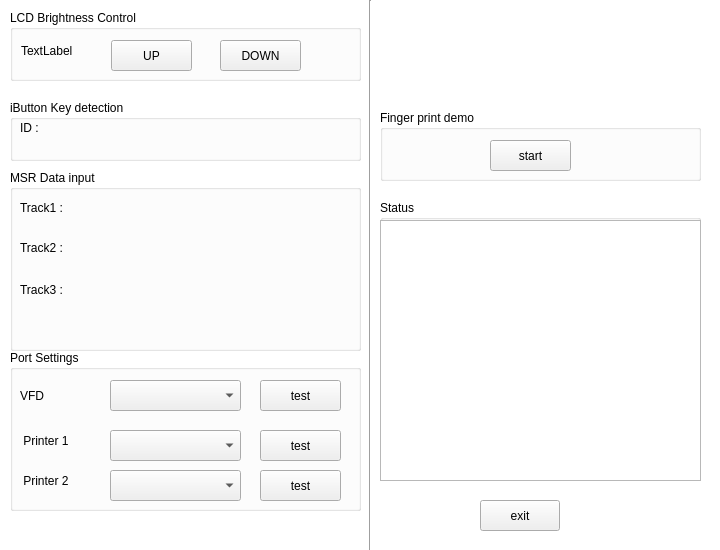
<?xml version="1.0" encoding="UTF-8"?>
<ui version="4.0">
 <class>AdminDialog</class>
 <widget class="QDialog" name="AdminDialog">
  <property name="geometry">
   <rect>
    <x>0</x>
    <y>0</y>
    <width>720</width>
    <height>550</height>
   </rect>
  </property>
  <property name="minimumSize">
   <size>
    <width>720</width>
    <height>550</height>
   </size>
  </property>
  <property name="maximumSize">
   <size>
    <width>720</width>
    <height>550</height>
   </size>
  </property>
  <property name="windowTitle">
   <string>Admin Page</string>
  </property>
  <property name="styleSheet">
   <string notr="true">QDialog{
	background-color: rgb(255, 255, 255);
}</string>
  </property>
  <widget class="QGroupBox" name="groupBox">
   <property name="geometry">
    <rect>
     <x>10</x>
     <y>10</y>
     <width>351</width>
     <height>71</height>
    </rect>
   </property>
   <property name="styleSheet">
    <string notr="true"/>
   </property>
   <property name="title">
    <string>LCD Brightness Control</string>
   </property>
   <property name="flat">
    <bool>true</bool>
   </property>
   <widget class="QPushButton" name="pushButton_3">
    <property name="geometry">
     <rect>
      <x>210</x>
      <y>30</y>
      <width>81</width>
      <height>31</height>
     </rect>
    </property>
    <property name="text">
     <string>DOWN</string>
    </property>
    <property name="autoDefault">
     <bool>false</bool>
    </property>
   </widget>
   <widget class="QPushButton" name="pushButton_2">
    <property name="geometry">
     <rect>
      <x>101</x>
      <y>30</y>
      <width>81</width>
      <height>31</height>
     </rect>
    </property>
    <property name="text">
     <string>UP</string>
    </property>
    <property name="autoDefault">
     <bool>false</bool>
    </property>
   </widget>
   <widget class="QLabel" name="label_3">
    <property name="geometry">
     <rect>
      <x>11</x>
      <y>30</y>
      <width>71</width>
      <height>21</height>
     </rect>
    </property>
    <property name="text">
     <string>TextLabel</string>
    </property>
   </widget>
  </widget>
  <widget class="QGroupBox" name="groupBox_2">
   <property name="geometry">
    <rect>
     <x>10</x>
     <y>170</y>
     <width>351</width>
     <height>181</height>
    </rect>
   </property>
   <property name="title">
    <string>MSR Data input</string>
   </property>
   <property name="flat">
    <bool>true</bool>
   </property>
   <widget class="QLabel" name="label_msr1">
    <property name="geometry">
     <rect>
      <x>10</x>
      <y>50</y>
      <width>331</width>
      <height>16</height>
     </rect>
    </property>
    <property name="text">
     <string/>
    </property>
   </widget>
   <widget class="QLabel" name="label_msr2">
    <property name="geometry">
     <rect>
      <x>10</x>
      <y>90</y>
      <width>331</width>
      <height>20</height>
     </rect>
    </property>
    <property name="text">
     <string/>
    </property>
   </widget>
   <widget class="QLabel" name="label_msr3">
    <property name="geometry">
     <rect>
      <x>10</x>
      <y>130</y>
      <width>331</width>
      <height>20</height>
     </rect>
    </property>
    <property name="text">
     <string/>
    </property>
   </widget>
   <widget class="QLabel" name="label_msr1_2">
    <property name="geometry">
     <rect>
      <x>10</x>
      <y>30</y>
      <width>331</width>
      <height>16</height>
     </rect>
    </property>
    <property name="text">
     <string>Track1 :</string>
    </property>
   </widget>
   <widget class="QLabel" name="label_msr1_3">
    <property name="geometry">
     <rect>
      <x>10</x>
      <y>70</y>
      <width>331</width>
      <height>16</height>
     </rect>
    </property>
    <property name="text">
     <string>Track2 :</string>
    </property>
   </widget>
   <widget class="QLabel" name="label_msr3_2">
    <property name="geometry">
     <rect>
      <x>10</x>
      <y>110</y>
      <width>331</width>
      <height>20</height>
     </rect>
    </property>
    <property name="text">
     <string>Track3 :</string>
    </property>
   </widget>
  </widget>
  <widget class="QGroupBox" name="groupBox_3">
   <property name="geometry">
    <rect>
     <x>10</x>
     <y>350</y>
     <width>351</width>
     <height>161</height>
    </rect>
   </property>
   <property name="title">
    <string>Port Settings</string>
   </property>
   <property name="flat">
    <bool>true</bool>
   </property>
   <widget class="QComboBox" name="comboBox_printer">
    <property name="geometry">
     <rect>
      <x>100</x>
      <y>80</y>
      <width>131</width>
      <height>31</height>
     </rect>
    </property>
   </widget>
   <widget class="QLabel" name="label_4">
    <property name="geometry">
     <rect>
      <x>10</x>
      <y>30</y>
      <width>41</width>
      <height>31</height>
     </rect>
    </property>
    <property name="text">
     <string>VFD</string>
    </property>
   </widget>
   <widget class="QLabel" name="label_5">
    <property name="geometry">
     <rect>
      <x>10</x>
      <y>70</y>
      <width>81</width>
      <height>41</height>
     </rect>
    </property>
    <property name="text">
     <string> Printer 1</string>
    </property>
   </widget>
   <widget class="QComboBox" name="comboBox_vfd">
    <property name="geometry">
     <rect>
      <x>100</x>
      <y>30</y>
      <width>131</width>
      <height>31</height>
     </rect>
    </property>
   </widget>
   <widget class="QPushButton" name="pushButton_vfd_test">
    <property name="geometry">
     <rect>
      <x>250</x>
      <y>30</y>
      <width>81</width>
      <height>31</height>
     </rect>
    </property>
    <property name="text">
     <string>test</string>
    </property>
    <property name="autoDefault">
     <bool>false</bool>
    </property>
   </widget>
   <widget class="QPushButton" name="pushButton_usb_printer_test">
    <property name="geometry">
     <rect>
      <x>250</x>
      <y>80</y>
      <width>81</width>
      <height>31</height>
     </rect>
    </property>
    <property name="text">
     <string>test</string>
    </property>
    <property name="autoDefault">
     <bool>false</bool>
    </property>
   </widget>
   <widget class="QLabel" name="label_6">
    <property name="geometry">
     <rect>
      <x>10</x>
      <y>110</y>
      <width>81</width>
      <height>41</height>
     </rect>
    </property>
    <property name="text">
     <string> Printer 2</string>
    </property>
   </widget>
   <widget class="QPushButton" name="pushButton_usb_printer_test_2">
    <property name="geometry">
     <rect>
      <x>250</x>
      <y>120</y>
      <width>81</width>
      <height>31</height>
     </rect>
    </property>
    <property name="text">
     <string>test</string>
    </property>
    <property name="autoDefault">
     <bool>false</bool>
    </property>
   </widget>
   <widget class="QComboBox" name="comboBox_printer_2">
    <property name="geometry">
     <rect>
      <x>100</x>
      <y>120</y>
      <width>131</width>
      <height>31</height>
     </rect>
    </property>
   </widget>
  </widget>
  <widget class="QLabel" name="label_7">
   <property name="geometry">
    <rect>
     <x>390</x>
     <y>10</y>
     <width>291</width>
     <height>81</height>
    </rect>
   </property>
   <property name="styleSheet">
    <string notr="true">border-image: url(:/picture/picture/logo.jpg);</string>
   </property>
   <property name="text">
    <string/>
   </property>
  </widget>
  <widget class="QGroupBox" name="groupBox_4">
   <property name="geometry">
    <rect>
     <x>10</x>
     <y>100</y>
     <width>351</width>
     <height>61</height>
    </rect>
   </property>
   <property name="title">
    <string>iButton Key detection</string>
   </property>
   <property name="flat">
    <bool>true</bool>
   </property>
   <widget class="QLabel" name="label_iButton">
    <property name="geometry">
     <rect>
      <x>10</x>
      <y>40</y>
      <width>331</width>
      <height>16</height>
     </rect>
    </property>
    <property name="text">
     <string/>
    </property>
   </widget>
   <widget class="QLabel" name="label_iButton_2">
    <property name="geometry">
     <rect>
      <x>10</x>
      <y>20</y>
      <width>331</width>
      <height>16</height>
     </rect>
    </property>
    <property name="text">
     <string>ID :</string>
    </property>
   </widget>
  </widget>
  <widget class="QPushButton" name="Dialog_exit">
   <property name="geometry">
    <rect>
     <x>480</x>
     <y>500</y>
     <width>80</width>
     <height>31</height>
    </rect>
   </property>
   <property name="text">
    <string>exit</string>
   </property>
   <property name="autoDefault">
    <bool>false</bool>
   </property>
  </widget>
  <widget class="QGroupBox" name="groupBox_7">
   <property name="geometry">
    <rect>
     <x>380</x>
     <y>110</y>
     <width>321</width>
     <height>71</height>
    </rect>
   </property>
   <property name="title">
    <string>Finger print demo</string>
   </property>
   <property name="flat">
    <bool>true</bool>
   </property>
   <widget class="QPushButton" name="pushButton_FingerPrint_start">
    <property name="geometry">
     <rect>
      <x>110</x>
      <y>30</y>
      <width>81</width>
      <height>31</height>
     </rect>
    </property>
    <property name="text">
     <string>start</string>
    </property>
    <property name="autoDefault">
     <bool>false</bool>
    </property>
   </widget>
  </widget>
  <widget class="QGroupBox" name="groupBox_8">
   <property name="geometry">
    <rect>
     <x>380</x>
     <y>200</y>
     <width>321</width>
     <height>281</height>
    </rect>
   </property>
   <property name="title">
    <string>Status</string>
   </property>
   <property name="flat">
    <bool>true</bool>
   </property>
   <widget class="QTextBrowser" name="textBrowser_2">
    <property name="geometry">
     <rect>
      <x>0</x>
      <y>20</y>
      <width>321</width>
      <height>261</height>
     </rect>
    </property>
   </widget>
  </widget>
  <widget class="Line" name="line">
   <property name="geometry">
    <rect>
     <x>360</x>
     <y>0</y>
     <width>20</width>
     <height>561</height>
    </rect>
   </property>
   <property name="orientation">
    <enum>Qt::Vertical</enum>
   </property>
  </widget>
 </widget>
 <resources/>
 <connections>
  <connection>
   <sender>Dialog_exit</sender>
   <signal>clicked()</signal>
   <receiver>AdminDialog</receiver>
   <slot>close()</slot>
   <hints>
    <hint type="sourcelabel">
     <x>479</x>
     <y>455</y>
    </hint>
    <hint type="destinationlabel">
     <x>319</x>
     <y>239</y>
    </hint>
   </hints>
  </connection>
 </connections>
</ui>
